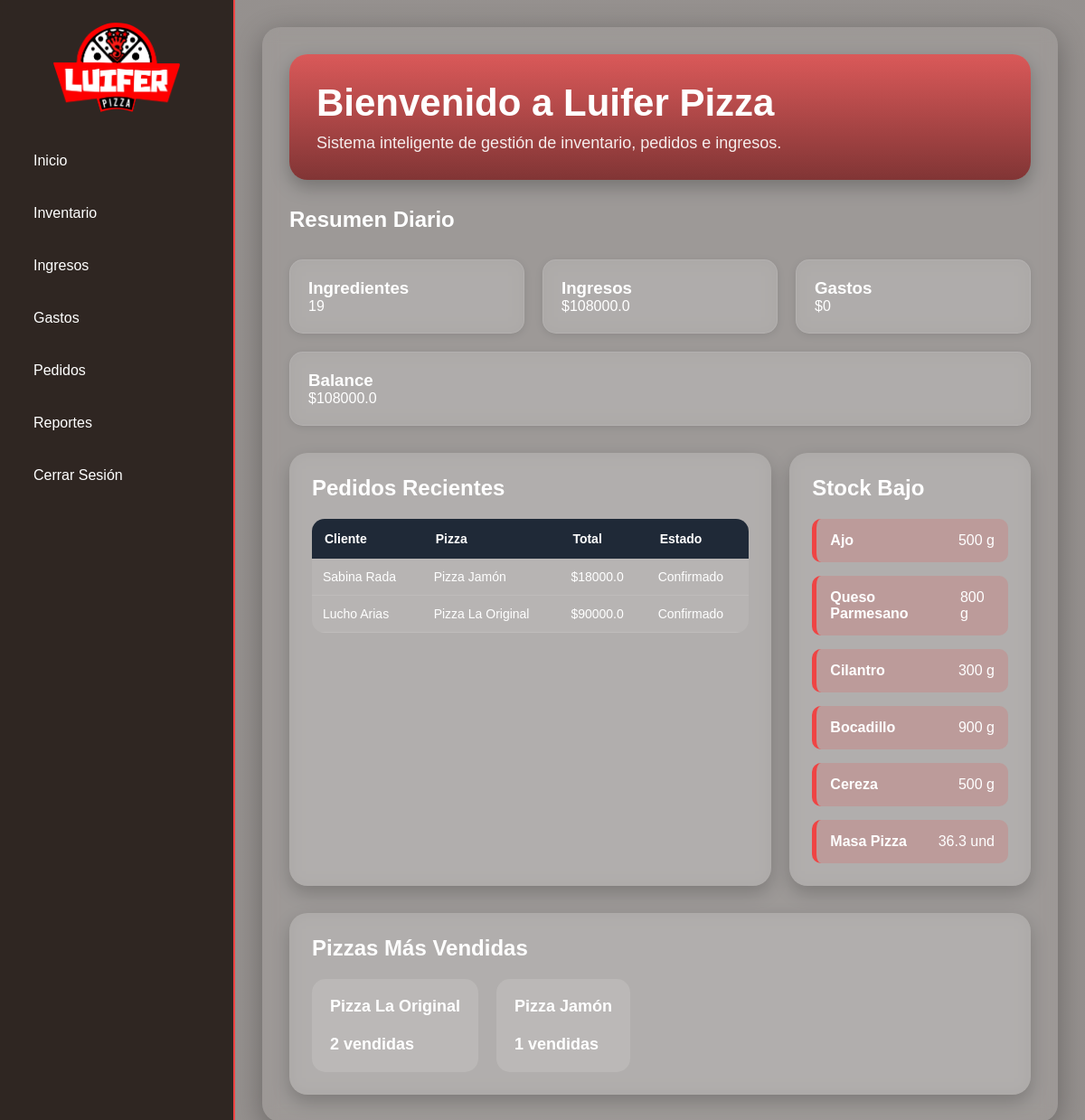
The page / (signed in) on the database its author committed.
### tables this page shows
CREATE TABLE pedidos (

    id INTEGER PRIMARY KEY AUTOINCREMENT,

    cliente TEXT NOT NULL,

    pizza_id INTEGER NOT NULL,

    tamano TEXT NOT NULL,

    cantidad INTEGER NOT NULL,

    total REAL NOT NULL,

    fecha TEXT NOT NULL, estado TEXT DEFAULT 'Pendiente',

    FOREIGN KEY (pizza_id) REFERENCES pizzas(id)

);

CREATE TABLE pizzas (

    id INTEGER PRIMARY KEY AUTOINCREMENT,

    nombre TEXT NOT NULL,

    precio_personal REAL NOT NULL,

    precio_small REAL NOT NULL,

    precio_mediana REAL NOT NULL,

    precio_familiar REAL NOT NULL

);

CREATE TABLE productos (
    id INTEGER PRIMARY KEY AUTOINCREMENT,
    nombre TEXT NOT NULL,
    categoria TEXT NOT NULL,
    stock INTEGER NOT NULL,
    precio REAL NOT NULL
);

### app.py (the view)
@app.route('/')
def index():
    if 'usuario' not in session:
        return redirect('/login')
    connection = get_connection()
    productos = connection.execute(
        'SELECT * FROM productos'
    ).fetchall()
    ingresos = connection.execute(
        'SELECT * FROM ingresos ORDER BY id DESC'
    ).fetchall()
    gastos = connection.execute(
        'SELECT * FROM gastos ORDER BY id DESC'
    ).fetchall()
    pedidos = connection.execute(
    '''
    SELECT pedidos.*, pizzas.nombre AS pizza_nombre
    FROM pedidos
    JOIN pizzas ON pedidos.pizza_id = pizzas.id
    ORDER BY pedidos.id DESC
    '''
    ).fetchall()
    pizzas = connection.execute(
        'SELECT * FROM pizzas'
    ).fetchall()
    hoy = datetime.now().strftime('%Y-%m-%d')
    total_ingresos = connection.execute(
    '''
    SELECT SUM(monto)
    FROM ingresos
    WHERE fecha = ?
    ''',
    (hoy,)
    ).fetchone()[0]
    total_gastos = connection.execute(
    '''
    SELECT SUM(monto)
    FROM gastos
    WHERE fecha = ?
    ''',
    (hoy,)
    ).fetchone()[0]
    total_ingresos = total_ingresos or 0
    total_gastos = total_gastos or 0
    balance = total_ingresos - total_gastos
    filtro = request.args.get('filtro', 'diario')
    fecha_inicio = hoy
    if filtro == 'semanal':
        fecha_inicio = (
            datetime.now() - timedelta(days=7)
        ).strftime('%Y-%m-%d')
    elif filtro == 'quincenal':
        fecha_inicio = (
            datetime.now() - timedelta(days=15)
        ).strftime('%Y-%m-%d')
    elif filtro == 'mensual':
        fecha_inicio = (
            datetime.now() - timedelta(days=30)
        ).strftime('%Y-%m-%d')
    ingresos_filtrados = connection.execute(
    '''
    SELECT *
    FROM ingresos
    WHERE fecha >= ?
    ORDER BY fecha DESC
    ''',
    (fecha_inicio,)
    ).fetchall()
    total_ingresos_filtrados = connection.execute(
    '''
    SELECT SUM(monto)
    FROM ingresos
    WHERE fecha >= ?
    ''',
    (fecha_inicio,)
    ).fetchone()[0]
    gastos_filtrados = connection.execute(
    '''
    SELECT *
    FROM gastos
    WHERE fecha >= ?
    ORDER BY fecha DESC
    ''',
    (fecha_inicio,)
    ).fetchall()
    total_gastos_filtrados = connection.execute(
    '''
    SELECT SUM(monto)
    FROM gastos
    WHERE fecha >= ?
    ''',
    (fecha_inicio,)
    ).fetchone()[0]
    pizzas_top = connection.execute(
    '''
    SELECT pizzas.nombre,
           SUM(pedidos.cantidad) AS total_vendidas

    FROM pedidos

    JOIN pizzas
    ON pedidos.pizza_id = pizzas.id

    WHERE pedidos.estado = 'Confirmado'
    AND pedidos.fecha >= ?

    GROUP BY pizzas.nombre

    ORDER BY total_vendidas DESC

    LIMIT 5
    ''',
    (fecha_inicio,)
    ).fetchall()
    total_ingresos_filtrados = (
        total_ingresos_filtrados or 0
    )
    total_gastos_filtrados = (
        total_gastos_filtrados or 0
    )
    balance_filtrado = (
        total_ingresos_filtrados
        - total_gastos_filtrados
    )
    connection.close()
    return render_template(
    'index.html',
    productos=productos,
    ingresos=ingresos,
    gastos=gastos,
    total_ingresos=total_ingresos,
    total_gastos=total_gastos,
    balance=balance,
    pedidos=pedidos,
    pizzas=pizzas,
    filtro=filtro,
    ingresos_filtrados=ingresos_filtrados,
    gastos_filtrados=gastos_filtrados,
    total_ingresos_filtrados=total_ingresos_filtrados,
    total_gastos_filtrados=total_gastos_filtrados,
    balance_filtrado=balance_filtrado,
    pizzas_top=pizzas_top
)

### database.py (called while the page is built)
def get_connection():
    connection = sqlite3.connect(DATABASE_NAME)
    connection.row_factory = sqlite3.Row
    return connection

### templates/index.html (shortened to what this page needs)
<!DOCTYPE html>
<html lang="es">
<head>
    <link rel="stylesheet" href="{{ url_for('static', filename='css/styles.css') }}">
</head>
<body>
<div class="sidebar">
    <div class="logo-container">
        <img
            src="{{ url_for('static', filename='img/logo.png') }}"
            alt="Logo Pizzería"
            class="logo"
        >
    </div>
    <ul>
        <li onclick="mostrarSeccion('dashboard')">
            Inicio
        </li>
        <li onclick="mostrarSeccion('inventario')">
            Inventario
        </li>
        <li onclick="mostrarSeccion('ingresos')">
            Ingresos
        </li>
        <li onclick="mostrarSeccion('gastos')">
            Gastos
        </li>
        <li onclick="mostrarSeccion('pedidos')">
            Pedidos
        </li>
        <li onclick="mostrarSeccion('reportes')">
            Reportes
        </li>
        <li>
            <a href="/logout">Cerrar Sesión</a>
        </li>
    </ul>
</div>
<div class="main-content">
    <section id="dashboard" class="seccion">
        <div class="banner-bienvenida">
            <div>
                <h1>Bienvenido a Luifer Pizza</h1>
                <p>
                    Sistema inteligente de gestión de inventario,
                    pedidos e ingresos.
                </p>
            </div>
        </div>
        <h1>Resumen Diario</h1>
        <div class="cards">
            <div class="card">
                <h3>Ingredientes</h3>
                <p>{{ productos|length }}</p>
            </div>
            <div class="card">
                <h3>Ingresos</h3>
                <p>${{ total_ingresos }}</p>
            </div>
            <div class="card">
                <h3>Gastos</h3>
                <p>${{ total_gastos }}</p>
            </div>
            <div class="card">
                <h3>Balance</h3>
                <p>${{ balance }}</p>
            </div>
        </div>
        <div class="dashboard-grid">
            <div class="dashboard-box">
                <h2>Pedidos Recientes</h2>
                <div class="tabla-responsive">
                    <table>
                        <thead>
                            <tr>
                                <th>Cliente</th>
                                <th>Pizza</th>
                                <th>Total</th>
                                <th>Estado</th>
                            </tr>
                        </thead>
                        <tbody>
                            {% for pedido in pedidos[:5] %}
                            <tr>
                                <td>{{ pedido.cliente }}</td>
                                <td>{{ pedido.pizza_nombre }}</td>
                                <td>${{ pedido.total }}</td>
                                <td>{{ pedido.estado }}</td>
                            </tr>
                            {% endfor %}
                        </tbody>
                    </table>
                </div>
            </div>
            <div class="dashboard-box">
                <h2>Stock Bajo</h2>
                <div class="stock-alertas">
                    {% for producto in productos %}
                        {% if producto.stock < 1000 %}
                        <div class="alerta-stock">
                            <strong>{{ producto.nombre }}</strong>
                            <span>
                                {{ producto.stock }} {{ producto.categoria }}
                            </span>
                        </div>
                        {% endif %}
                    {% endfor %}
                </div>
            </div>
        </div>
        <div class="dashboard-box pizzas-top">
            <h2>Pizzas Más Vendidas</h2>
            <div class="top-pizzas">
                {% for pizza in pizzas_top %}
                <div class="pizza-rank">
                    {{ pizza.nombre }}
                    <br><br>
                    {{ pizza.total_vendidas }} vendidas
                </div>
                {% endfor %}
            </div>
        </div>
    </section>
</div>
</body>
</html>

### static/css/styles.css (style rules this page uses)
* { margin: 0; padding: 0; box-sizing: border-box; font-family: Arial, sans-serif; }
body { display: flex; background: linear-gradient( rgba(20,10,5,0.45), rgba(20,10,5,0.45) ), url('https://images.unsplash.com/photo-1513104890138-7c749659a591'); background-size: cover; background-position: center; background-attachment: fixed; min-height: 100vh; }
.sidebar { width: 260px; min-height: 100vh; background: rgba(25,15,10,0.82); backdrop-filter: blur(10px); color: white; padding: 25px; border-right: 2px solid #ef4444; position: sticky; top: 0; }
.logo-container { display: flex; justify-content: center; align-items: center; margin-bottom: 30px; }
.logo { width: 140px; object-fit: contain; }
.sidebar ul { list-style: none; }
.sidebar ul li { padding: 15px 12px; cursor: pointer; border-radius: 10px; margin-bottom: 10px; transition: 0.3s; }
.sidebar ul li a { text-decoration: none; color: white; display: block; }
.main-content { flex: 1; padding: 30px; color: white; overflow-x: hidden; }
.seccion { background: rgba(255,255,255,0.08); backdrop-filter: blur(8px); border-radius: 20px; padding: 30px; box-shadow: 0 8px 32px rgba(0,0,0,0.3); }
.banner-bienvenida { background: linear-gradient( rgba(239,68,68,0.75), rgba(120,20,20,0.75) ); padding: 30px; border-radius: 20px; margin-bottom: 30px; color: white; box-shadow: 0 8px 20px rgba(0,0,0,0.25); }
.banner-bienvenida h1 { font-size: 42px; margin-bottom: 10px; }
.banner-bienvenida p { font-size: 18px; opacity: 0.9; }
.cards { display: flex; gap: 20px; margin-top: 30px; flex-wrap: wrap; }
.card { flex: 1; min-width: 220px; background: rgba(255,255,255,0.12); backdrop-filter: blur(10px); color: white; border: 1px solid rgba(255,255,255,0.1); padding: 20px; border-radius: 15px; box-shadow: 0px 2px 8px rgba(0,0,0,0.1); }
.dashboard-grid { display: grid; grid-template-columns: 2fr 1fr; gap: 20px; margin-top: 30px; }
.dashboard-box { background: rgba(255,255,255,0.14); backdrop-filter: blur(10px); border-radius: 20px; padding: 25px; box-shadow: 0 8px 20px rgba(0,0,0,0.2); }
.dashboard-box h2 { margin-bottom: 20px; }
.stock-alertas { display: flex; flex-direction: column; gap: 15px; }
.alerta-stock { background: rgba(239,68,68,0.18); border-left: 5px solid #ef4444; padding: 15px; border-radius: 10px; display: flex; justify-content: space-between; align-items: center; gap: 10px; }
.pizzas-top { margin-top: 30px; }
.top-pizzas { display: flex; gap: 20px; flex-wrap: wrap; }
.pizza-rank { background: rgba(255,255,255,0.12); padding: 20px; border-radius: 15px; font-size: 18px; font-weight: bold; }
.tabla-responsive { width: 100%; overflow-x: auto; }
table { width: 100%; border-collapse: collapse; background: rgba(255,255,255,0.08); color: white; border-radius: 14px; overflow: hidden; }
table th { background-color: #1f2937; color: white; padding: 14px; text-align: left; font-size: 14px; }
table td { padding: 12px; border-bottom: 1px solid rgba(255,255,255,0.1); font-size: 14px; vertical-align: middle; }
#dashboard table { min-width: 100%; }
#dashboard td { white-space: normal; }

### rows shown on the page
pedidos: cliente "Sabina Rada", pizza_nombre "Pizza Jamón", total "18000.0", estado "Confirmado"
pedidos: cliente "Lucho Arias", pizza_nombre "Pizza La Original", total "90000.0", estado "Confirmado"
productos: nombre "Ajo", stock "500", categoria "g"
productos: nombre "Queso Parmesano", stock "800", categoria "g"
productos: nombre "Cilantro", stock "300", categoria "g"
productos: nombre "Bocadillo", stock "900", categoria "g"
productos: nombre "Cereza", stock "500", categoria "g"
productos: nombre "Masa Pizza", stock "36.3", categoria "und"
pizzas: nombre "Pizza Jamón", total_vendidas "1"

### other values the page prints
{{ productos|length }} "19"
{{ total_ingresos }} "108000.0"
{{ total_gastos }} "0"
{{ balance }} "108000.0"
{{ pizza.nombre }} "Pizza La Original"
{{ pizza.total_vendidas }} "2"
